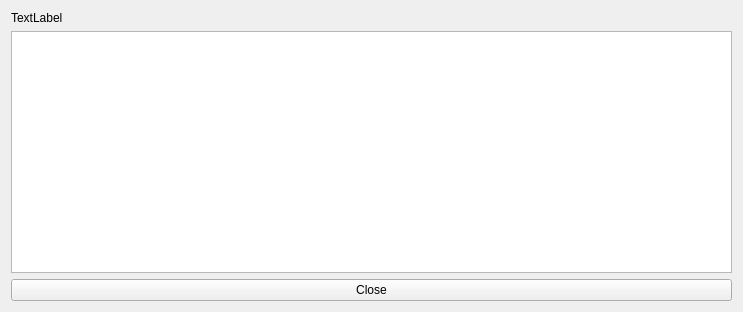
<?xml version="1.0" encoding="UTF-8"?>
<ui version="4.0">
 <class>Form</class>
 <widget class="QWidget" name="Form">
  <property name="geometry">
   <rect>
    <x>0</x>
    <y>0</y>
    <width>743</width>
    <height>312</height>
   </rect>
  </property>
  <property name="windowTitle">
   <string>Form</string>
  </property>
  <layout class="QGridLayout" name="gridLayout">
   <item row="0" column="0">
    <widget class="QLabel" name="l_main">
     <property name="text">
      <string>TextLabel</string>
     </property>
    </widget>
   </item>
   <item row="1" column="0">
    <widget class="QTextBrowser" name="text_docstring"/>
   </item>
   <item row="2" column="0">
    <widget class="QPushButton" name="b_close">
     <property name="text">
      <string>Close</string>
     </property>
    </widget>
   </item>
  </layout>
 </widget>
 <resources/>
 <connections/>
</ui>
